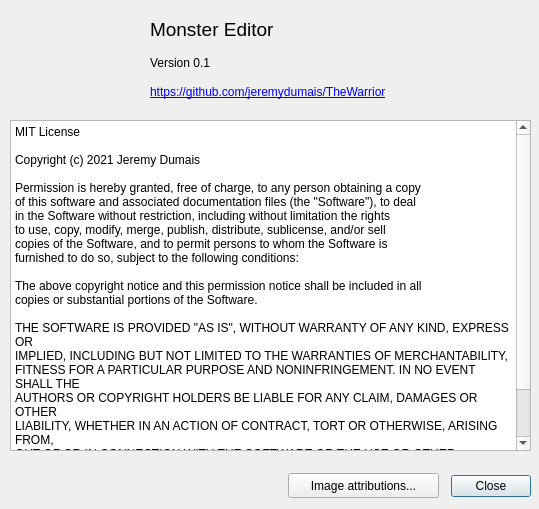
<?xml version="1.0" encoding="UTF-8"?>
<ui version="4.0">
 <class>aboutBoxFormClass</class>
 <widget class="QDialog" name="aboutBoxFormClass">
  <property name="geometry">
   <rect>
    <x>0</x>
    <y>0</y>
    <width>539</width>
    <height>509</height>
   </rect>
  </property>
  <property name="windowTitle">
   <string>About box</string>
  </property>
  <property name="windowIcon">
   <iconset>
    <normaloff>:/ItemEditor Icon.png</normaloff>:/ItemEditor Icon.png</iconset>
  </property>
  <widget class="QDialogButtonBox" name="buttonBox">
   <property name="geometry">
    <rect>
     <x>450</x>
     <y>470</y>
     <width>81</width>
     <height>32</height>
    </rect>
   </property>
   <property name="orientation">
    <enum>Qt::Horizontal</enum>
   </property>
   <property name="standardButtons">
    <set>QDialogButtonBox::Close</set>
   </property>
  </widget>
  <widget class="QLabel" name="label">
   <property name="geometry">
    <rect>
     <x>150</x>
     <y>14</y>
     <width>141</width>
     <height>31</height>
    </rect>
   </property>
   <property name="font">
    <font>
     <pointsize>14</pointsize>
    </font>
   </property>
   <property name="text">
    <string>Monster Editor</string>
   </property>
  </widget>
  <widget class="QLabel" name="label_2">
   <property name="geometry">
    <rect>
     <x>150</x>
     <y>54</y>
     <width>101</width>
     <height>17</height>
    </rect>
   </property>
   <property name="text">
    <string>Version 0.1</string>
   </property>
  </widget>
  <widget class="QLabel" name="label_3">
   <property name="geometry">
    <rect>
     <x>20</x>
     <y>10</y>
     <width>90</width>
     <height>90</height>
    </rect>
   </property>
   <property name="text">
    <string/>
   </property>
   <property name="pixmap">
    <pixmap resource="../res/global.qrc">:/MonsterEditor Icon.png</pixmap>
   </property>
   <property name="scaledContents">
    <bool>true</bool>
   </property>
   <property name="wordWrap">
    <bool>false</bool>
   </property>
  </widget>
  <widget class="QPlainTextEdit" name="plainTextEdit">
   <property name="geometry">
    <rect>
     <x>10</x>
     <y>120</y>
     <width>521</width>
     <height>331</height>
    </rect>
   </property>
   <property name="font">
    <font>
     <pointsize>9</pointsize>
    </font>
   </property>
   <property name="plainText">
    <string>MIT License

Copyright (c) 2021 Jeremy Dumais

Permission is hereby granted, free of charge, to any person obtaining a copy
of this software and associated documentation files (the &quot;Software&quot;), to deal
in the Software without restriction, including without limitation the rights
to use, copy, modify, merge, publish, distribute, sublicense, and/or sell
copies of the Software, and to permit persons to whom the Software is
furnished to do so, subject to the following conditions:

The above copyright notice and this permission notice shall be included in all
copies or substantial portions of the Software.

THE SOFTWARE IS PROVIDED &quot;AS IS&quot;, WITHOUT WARRANTY OF ANY KIND, EXPRESS OR
IMPLIED, INCLUDING BUT NOT LIMITED TO THE WARRANTIES OF MERCHANTABILITY,
FITNESS FOR A PARTICULAR PURPOSE AND NONINFRINGEMENT. IN NO EVENT SHALL THE
AUTHORS OR COPYRIGHT HOLDERS BE LIABLE FOR ANY CLAIM, DAMAGES OR OTHER
LIABILITY, WHETHER IN AN ACTION OF CONTRACT, TORT OR OTHERWISE, ARISING FROM,
OUT OF OR IN CONNECTION WITH THE SOFTWARE OR THE USE OR OTHER DEALINGS IN THE
SOFTWARE.</string>
   </property>
  </widget>
  <widget class="QLabel" name="label_4">
   <property name="geometry">
    <rect>
     <x>150</x>
     <y>77</y>
     <width>341</width>
     <height>30</height>
    </rect>
   </property>
   <property name="text">
    <string>&lt;html&gt;&lt;head/&gt;&lt;body&gt;&lt;p&gt;&lt;a href=&quot;https://github.com/jeremydumais/TheWarrior&quot;&gt;&lt;span style=&quot; text-decoration: underline; color:#0000ff;&quot;&gt;https://github.com/jeremydumais/TheWarrior&lt;/span&gt;&lt;/a&gt;</string>
   </property>
   <property name="textFormat">
    <enum>Qt::RichText</enum>
   </property>
   <property name="openExternalLinks">
    <bool>true</bool>
   </property>
  </widget>
  <widget class="QPushButton" name="pushButtonImageAttributions">
   <property name="geometry">
    <rect>
     <x>288</x>
     <y>473</y>
     <width>151</width>
     <height>25</height>
    </rect>
   </property>
   <property name="text">
    <string>Image attributions...</string>
   </property>
  </widget>
 </widget>
 <resources>
  <include location="../res/global.qrc"/>
 </resources>
 <connections>
  <connection>
   <sender>buttonBox</sender>
   <signal>accepted()</signal>
   <receiver>aboutBoxFormClass</receiver>
   <slot>accept()</slot>
   <hints>
    <hint type="sourcelabel">
     <x>248</x>
     <y>254</y>
    </hint>
    <hint type="destinationlabel">
     <x>157</x>
     <y>274</y>
    </hint>
   </hints>
  </connection>
  <connection>
   <sender>buttonBox</sender>
   <signal>rejected()</signal>
   <receiver>aboutBoxFormClass</receiver>
   <slot>reject()</slot>
   <hints>
    <hint type="sourcelabel">
     <x>316</x>
     <y>260</y>
    </hint>
    <hint type="destinationlabel">
     <x>286</x>
     <y>274</y>
    </hint>
   </hints>
  </connection>
 </connections>
</ui>
